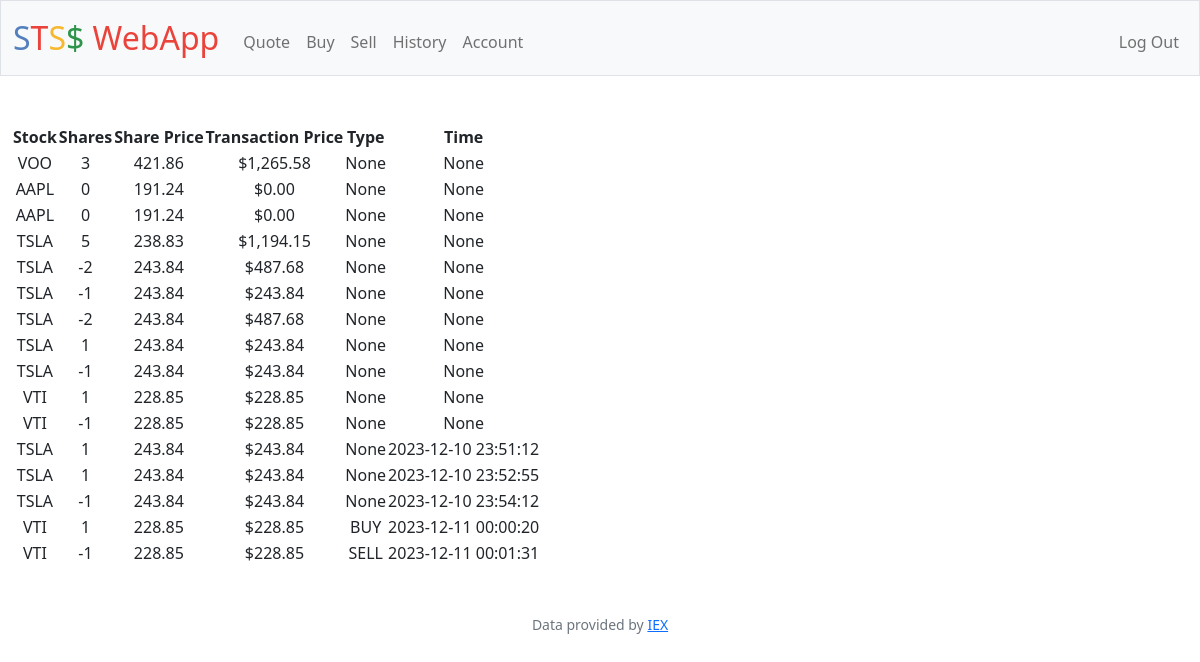
The app's page /history (signed in) with its own data.
### tables this page shows
CREATE TABLE 'transactions' (id INTEGER PRIMARY KEY AUTOINCREMENT, user_id INTEGER NOT NULL, symbol TEXT NOT NULL, shares INTEGER NOT NULL, price REAL,'time' DATETIME, 'type' TEXT);

### app.py (the view)
@app.route("/history")
@login_required
def history():
    user_id = session["user_id"]
    rows = db.execute("SELECT symbol, shares, price, time, type FROM transactions WHERE user_id = ?;", user_id)
    for row in rows:
        shares = abs(row["shares"])
        price = row["price"]
        row["transaction_price"] = shares * price
    return render_template("history.html", rows=rows)

### app.py (called while the page is built)
@app.after_request
def after_request(response):
    response.headers["Cache-Control"] = "no-cache, no-store, must-revalidate"
    response.headers["Expires"] = 0
    response.headers["Pragma"] = "no-cache"
    return response

### helpers.py (called while the page is built)
def login_required(f):
    @wraps(f)
    def decorated_function(*args, **kwargs):
        if session.get("user_id") is None:
            return redirect("/login")
        return f(*args, **kwargs)
    return decorated_function

def usd(value):
    return f"${value:,.2f}"

### templates/history.html (shortened to what this page needs)
{% extends "layout.html" %}
{% block main %}
<table>
    <thead>
        <tr>
            <th>Stock</th>
            <th>Shares</th>
            <th>Share Price</th>
            <th>Transaction Price</th>
            <th>Type</th>
            <th>Time</th>
        </tr>
    </thead>
    <tbody>
        {% for row in rows %}
            <tr>
                <td>{{ row.symbol.upper() }}</td>
                <td>{{ row.shares }}</td>
                <td>{{ row.price }}</td>
                <td>{{ row.transaction_price | usd }}</td>
                <td>{{ row.type }}</td>
                <td>{{ row.time }}</td>
            </tr>
        {% endfor %}
    </tbody>
</table>
{% endblock %}

### templates/layout.html (shortened to what this page needs)
<!DOCTYPE html>
<html lang="en">
    <head>
        <link href="https://cdn.jsdelivr.net/npm/bootstrap@5.1.3/dist/css/bootstrap.min.css" rel="stylesheet">
        <link href="/static/styles.css" rel="stylesheet">
    </head>
    <body>
        <nav class="bg-light border navbar navbar-expand-md navbar-light">
            <div class="container-fluid">
                <a class="navbar-brand" href="/"><span class="blue">S</span><span class="red">T</span><span class="yellow">S</span><span class="green">$</span> <span class="red">WebApp</span></a>
                <div class="collapse navbar-collapse" id="navbar">
                    {% if session["user_id"] %}
                        <ul class="navbar-nav me-auto mt-2">
                            <li class="nav-item"><a class="nav-link" href="/quote">Quote</a></li>
                            <li class="nav-item"><a class="nav-link" href="/buy">Buy</a></li>
                            <li class="nav-item"><a class="nav-link" href="/sell">Sell</a></li>
                            <li class="nav-item"><a class="nav-link" href="/history">History</a></li>
                            <li class="nav-item"><a class="nav-link" href="/account">Account</a></li>
                        </ul>
                        <ul class="navbar-nav ms-auto mt-2">
                            <li class="nav-item"><a class="nav-link" href="/logout">Log Out</a></li>
                        </ul>
                    {% else %}
                        <ul class="navbar-nav ms-auto mt-2">
                            <li class="nav-item"><a class="nav-link" href="/register">Register</a></li>
                            <li class="nav-item"><a class="nav-link" href="/login">Log In</a></li>
                        </ul>
                    {% endif %}
                </div>
            </div>
        </nav>
        <main class="container-fluid py-5 text-center">
            {% block main %}{% endblock %}
        </main>
        <footer class="mb-5 small text-center text-muted">
            Data provided by <a href="https://iexcloud.io/">IEX</a>
        </footer>
    </body>
</html>

### static/styles.css (style rules this page uses)
nav .navbar-brand { font-size: xx-large; }
nav .navbar-brand .blue { color: #537fbe; }
nav .navbar-brand .red { color: #ea433b; }
nav .navbar-brand .yellow { color: #f5b82e; }
nav .navbar-brand .green { color: #2e944b; }

### records on screen
transactions: symbol "VOO", shares "3", price "421.86", transaction_price "$1,265.58", type "None", time "None"
transactions: symbol "AAPL", shares "0", price "191.24", transaction_price "$0.00", type "None", time "None"
transactions: symbol "AAPL", shares "0", price "191.24", transaction_price "$0.00", type "None", time "None"
transactions: symbol "TSLA", shares "5", price "238.83", transaction_price "$1,194.15", type "None", time "None"
transactions: symbol "TSLA", shares "-2", price "243.84", transaction_price "$487.68", type "None", time "None"
transactions: symbol "TSLA", shares "-1", price "243.84", transaction_price "$243.84", type "None", time "None"
transactions: symbol "TSLA", shares "-2", price "243.84", transaction_price "$487.68", type "None", time "None"
transactions: symbol "TSLA", shares "1", price "243.84", transaction_price "$243.84", type "None", time "None"
transactions: symbol "TSLA", shares "-1", price "243.84", transaction_price "$243.84", type "None", time "None"
transactions: symbol "VTI", shares "1", price "228.85", transaction_price "$228.85", type "None", time "None"
transactions: symbol "VTI", shares "-1", price "228.85", transaction_price "$228.85", type "None", time "None"
transactions: symbol "TSLA", shares "1", price "243.84", transaction_price "$243.84", type "None", time "2023-12-10 23:51:12"
transactions: symbol "TSLA", shares "1", price "243.84", transaction_price "$243.84", type "None", time "2023-12-10 23:52:55"
transactions: symbol "TSLA", shares "-1", price "243.84", transaction_price "$243.84", type "None", time "2023-12-10 23:54:12"
transactions: symbol "VTI", shares "1", price "228.85", transaction_price "$228.85", type "BUY", time "2023-12-11 00:00:20"
transactions: symbol "VTI", shares "-1", price "228.85", transaction_price "$228.85", type "SELL", time "2023-12-11 00:01:31"
